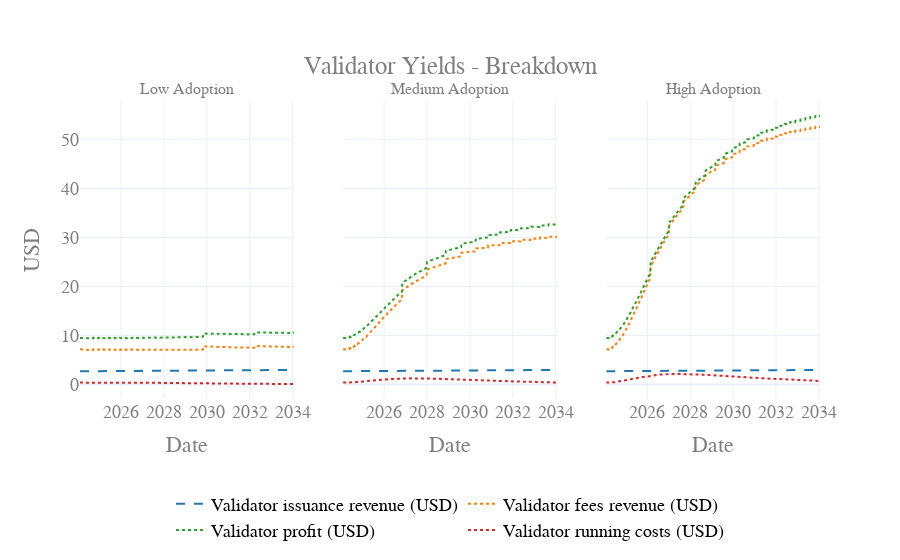

Here is the notebook cell this chart was saved with:
### Code cell
visualizations.plot_validator_yields_breakdown_yields(
    df_1,
    subplot_titles=["Low Adoption",
    "Medium Adoption",
    "High Adoption"]
)

### Figure 1 — Plotly figure (JSON) as saved in the notebook; plotly's stock layout.template omitted (floating-point values rounded to 4 significant figures; data arrays with more than 128 entries replaced by an {"elided": "..."} marker saying what was removed)
{"data": [{"line": {"color": "#1F77B4", "dash": "dash"}, "name": "Validator issuance revenue (USD)", "showlegend": false, "type": "scatter", "x": {"elided": "521 str values"}, "xaxis": "x", "y": {"elided": "521 float values"}, "yaxis": "y"}, {"line": {"color": "#FF7F0E", "dash": "dot"}, "name": "Validator fees revenue (USD)", "showlegend": false, "type": "scatter", "x": {"elided": "521 str values"}, "xaxis": "x", "y": {"elided": "521 float values"}, "yaxis": "y"}, {"line": {"color": "#2CA02C", "dash": "dot"}, "name": "Validator profit (USD)", "showlegend": false, "type": "scatter", "x": {"elided": "521 str values"}, "xaxis": "x", "y": {"elided": "521 float values"}, "yaxis": "y"}, {"line": {"color": "#D62728", "dash": "dot"}, "name": "Validator running costs (USD)", "showlegend": false, "type": "scatter", "x": {"elided": "521 str values"}, "xaxis": "x", "y": {"elided": "521 float values"}, "yaxis": "y"}, {"line": {"color": "#1F77B4", "dash": "dash"}, "name": "Validator issuance revenue (USD)", "showlegend": false, "type": "scatter", "x": {"elided": "521 str values"}, "xaxis": "x2", "y": {"elided": "521 float values"}, "yaxis": "y2"}, {"line": {"color": "#FF7F0E", "dash": "dot"}, "name": "Validator fees revenue (USD)", "showlegend": false, "type": "scatter", "x": {"elided": "521 str values"}, "xaxis": "x2", "y": {"elided": "521 float values"}, "yaxis": "y2"}, {"line": {"color": "#2CA02C", "dash": "dot"}, "name": "Validator profit (USD)", "showlegend": false, "type": "scatter", "x": {"elided": "521 str values"}, "xaxis": "x2", "y": {"elided": "521 float values"}, "yaxis": "y2"}, {"line": {"color": "#D62728", "dash": "dot"}, "name": "Validator running costs (USD)", "showlegend": false, "type": "scatter", "x": {"elided": "521 str values"}, "xaxis": "x2", "y": {"elided": "521 float values"}, "yaxis": "y2"}, {"line": {"color": "#1F77B4", "dash": "dash"}, "name": "Validator issuance revenue (USD)", "showlegend": false, "type": "scatter", "x": {"elided": "521 str values"}, "xaxis": "x3", "y": {"elided": "521 float values"}, "yaxis": "y3"}, {"line": {"color": "#FF7F0E", "dash": "dot"}, "name": "Validator fees revenue (USD)", "showlegend": false, "type": "scatter", "x": {"elided": "521 str values"}, "xaxis": "x3", "y": {"elided": "521 float values"}, "yaxis": "y3"}, {"line": {"color": "#2CA02C", "dash": "dot"}, "name": "Validator profit (USD)", "showlegend": false, "type": "scatter", "x": {"elided": "521 str values"}, "xaxis": "x3", "y": {"elided": "521 float values"}, "yaxis": "y3"}, {"line": {"color": "#D62728", "dash": "dot"}, "name": "Validator running costs (USD)", "showlegend": false, "type": "scatter", "x": {"elided": "521 str values"}, "xaxis": "x3", "y": {"elided": "521 float values"}, "yaxis": "y3"}, {"line": {"color": "#1F77B4", "dash": "dash"}, "mode": "lines", "name": "Validator issuance revenue (USD)", "type": "scatter", "x": {"elided": "1563 str values"}, "xaxis": "x", "y": [null], "yaxis": "y"}, {"line": {"color": "#FF7F0E", "dash": "dot"}, "mode": "lines", "name": "Validator fees revenue (USD)", "type": "scatter", "x": {"elided": "1563 str values"}, "xaxis": "x", "y": [null], "yaxis": "y"}, {"line": {"color": "#2CA02C", "dash": "dot"}, "mode": "lines", "name": "Validator profit (USD)", "type": "scatter", "x": {"elided": "1563 str values"}, "xaxis": "x", "y": [null], "yaxis": "y"}, {"line": {"color": "#D62728", "dash": "dot"}, "mode": "lines", "name": "Validator running costs (USD)", "type": "scatter", "x": {"elided": "1563 str values"}, "xaxis": "x", "y": [null], "yaxis": "y"}], "layout": {"annotations": [{"font": {"size": 16}, "showarrow": false, "text": "Low Adoption", "x": 0.1444, "xanchor": "center", "xref": "paper", "y": 1, "yanchor": "bottom", "yref": "paper"}, {"font": {"size": 16}, "showarrow": false, "text": "Medium Adoption", "x": 0.5, "xanchor": "center", "xref": "paper", "y": 1, "yanchor": "bottom", "yref": "paper"}, {"font": {"size": 16}, "showarrow": false, "text": "High Adoption", "x": 0.8556, "xanchor": "center", "xref": "paper", "y": 1, "yanchor": "bottom", "yref": "paper"}], "font": {"color": "#7f7f7f", "family": "Courier New, monospace", "size": 18}, "hovermode": "x", "legend": {"font": {"color": "black", "size": 18}, "orientation": "h", "x": 0.5, "xanchor": "center", "y": -0.5, "yanchor": "bottom"}, "paper_bgcolor": "rgba(255, 255, 255, 1)", "plot_bgcolor": "rgba(255, 255, 255, 1)", "title": {"text": "Validator Yields - Breakdown", "x": 0.5, "xanchor": "center", "y": 0.9, "yanchor": "top"}, "xaxis": {"anchor": "y", "domain": [0, 0.2889], "title": {"text": "Date"}}, "xaxis2": {"anchor": "y2", "domain": [0.3556, 0.6444], "title": {"text": "Date"}}, "xaxis3": {"anchor": "y3", "domain": [0.7111, 1], "title": {"text": "Date"}}, "yaxis": {"anchor": "x", "domain": [0, 1], "title": {"text": "USD"}}, "yaxis2": {"anchor": "x2", "domain": [0, 1], "matches": "y", "showticklabels": false}, "yaxis3": {"anchor": "x3", "domain": [0, 1], "matches": "y", "showticklabels": false}}}
